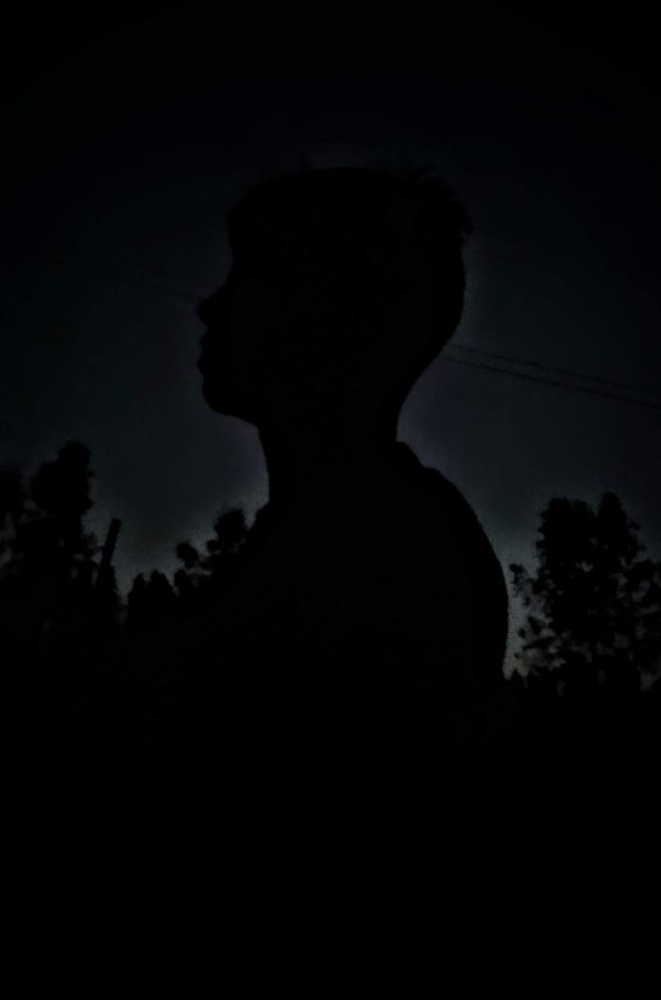
#> input picture 15_Frequency_HPF/input15.jpg, 661 x 1000 px, shrunk from 846 x 1280 before the run
$ python program.py
#> lines starting #> are read from the running program, lines starting #| are printed output that depends on the picture
import cv2
import numpy as np

img = cv2.imread("input15.jpg", 0)
#> img: shape (1000, 661); min 0, max 83, mean 4.3

dft = cv2.dft(np.float32(img), flags=cv2.DFT_COMPLEX_OUTPUT)
dft = np.fft.fftshift(dft)

r, c = img.shape
#> r = 1000; c = 661
mask = np.ones((r, c, 2), np.uint8)
mask[r//2-20:r//2+20, c//2-20:c//2+20] = 0

dft = dft * mask
dft = np.fft.ifftshift(dft)

out = cv2.idft(dft)
out = cv2.magnitude(out[:,:,0], out[:,:,1])
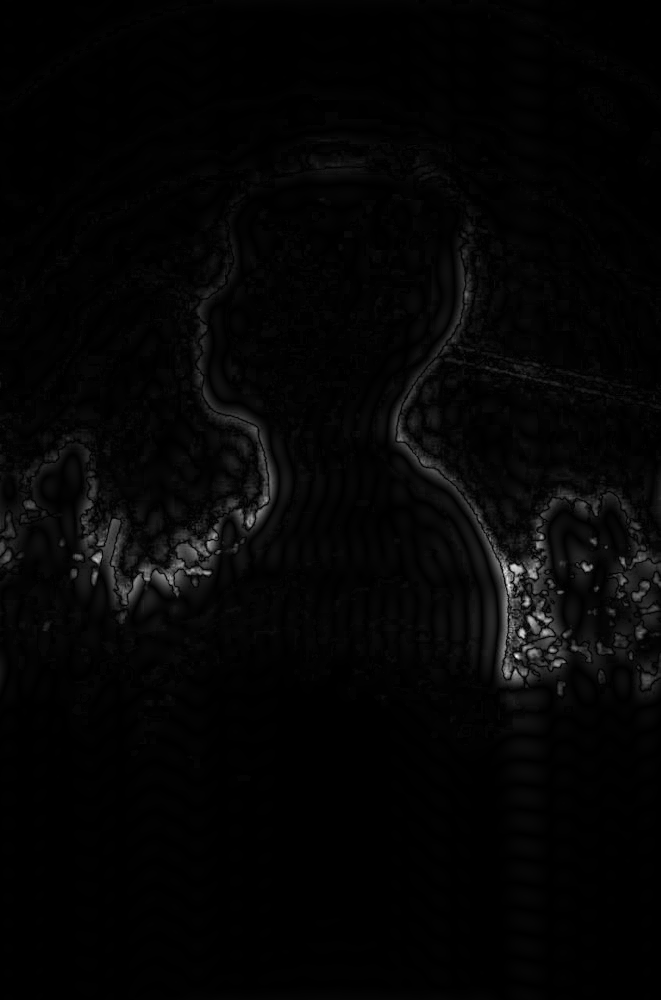
#> out: shape (1000, 661) float32; min 135.5, max 35503244, mean 756196.3; drawn with min black and max white
out = cv2.normalize(out, None, 0, 255, cv2.NORM_MINMAX)

cv2.imshow("HPF", np.uint8(out))
cv2.imwrite("output.png", np.uint8(out))

cv2.waitKey(0)
cv2.destroyAllWindows()
